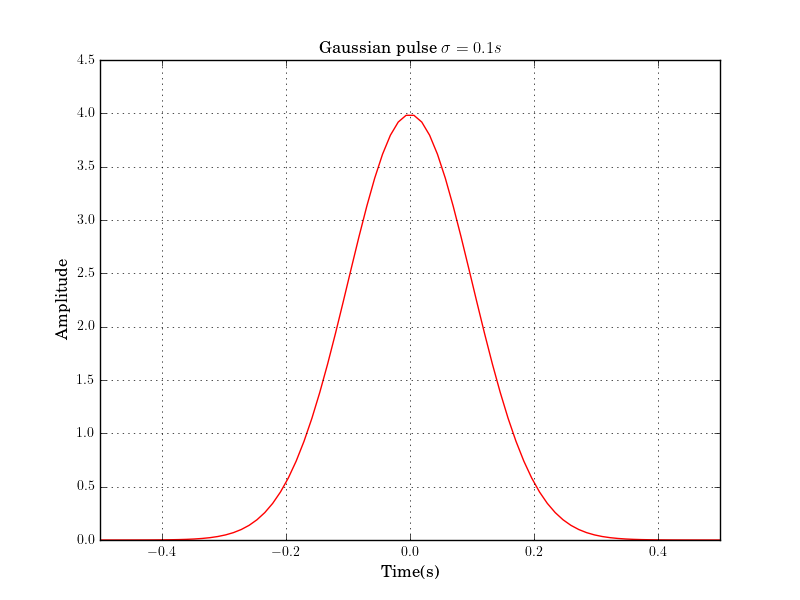

Here is the Python script that generated this plot:
#!/usr/bin/env python
# File: gaussian.py
# Name: D.Saravanan
# Date: 17/03/2024

""" Script to generate isolated Gaussian pulse """

import numpy as np
import matplotlib.pyplot as plt

plt.style.use("classic")
plt.rc("text", usetex="True")
plt.rc("pgf", texsystem="pdflatex")
plt.rc("font", family="serif", weight="normal", size=10)
plt.rc("axes", labelsize=12, titlesize=12)
plt.rc("figure", titlesize=12)


def gaussian(fs: int, sigma: float) -> tuple[np.ndarray, np.ndarray]:
    """
    Generate isolated Gaussian pulse.

    :param fs: sampling frequency in Hz
    :param sigma: pulse width in seconds

    :returns: (t,g): time base (t) and the signal g(t)
    :rtype: tuple[np.ndarray, np.ndarray]

    :example:

    >>> fs = 80
    >>> sigma = 0.1
    >>> t, g = gaussian(fs, sigma)

    """

    t = np.linspace(-0.5, 0.5, fs)
    g = 1 / (np.sqrt(2 * np.pi) * sigma) * np.exp(-0.5 * (t / sigma) ** 2)
    return t, g


def main():

    fs = 80
    sigma = 0.1
    t, g = gaussian(fs, sigma)

    fig, ax = plt.subplots()
    ax.plot(t, g, "r", lw=1, label="gaussian")
    ax.grid(True, which="both")
    ax.set(xlim=(t[0], t[-1]), ylim=(0, 4.5))
    ax.set(xlabel="Time(s)", ylabel="Amplitude")
    ax.set_title(r"Gaussian pulse $\sigma = 0.1 s$")
    plt.savefig("gaussian.png", dpi=100)


if __name__ == "__main__":
    main()
